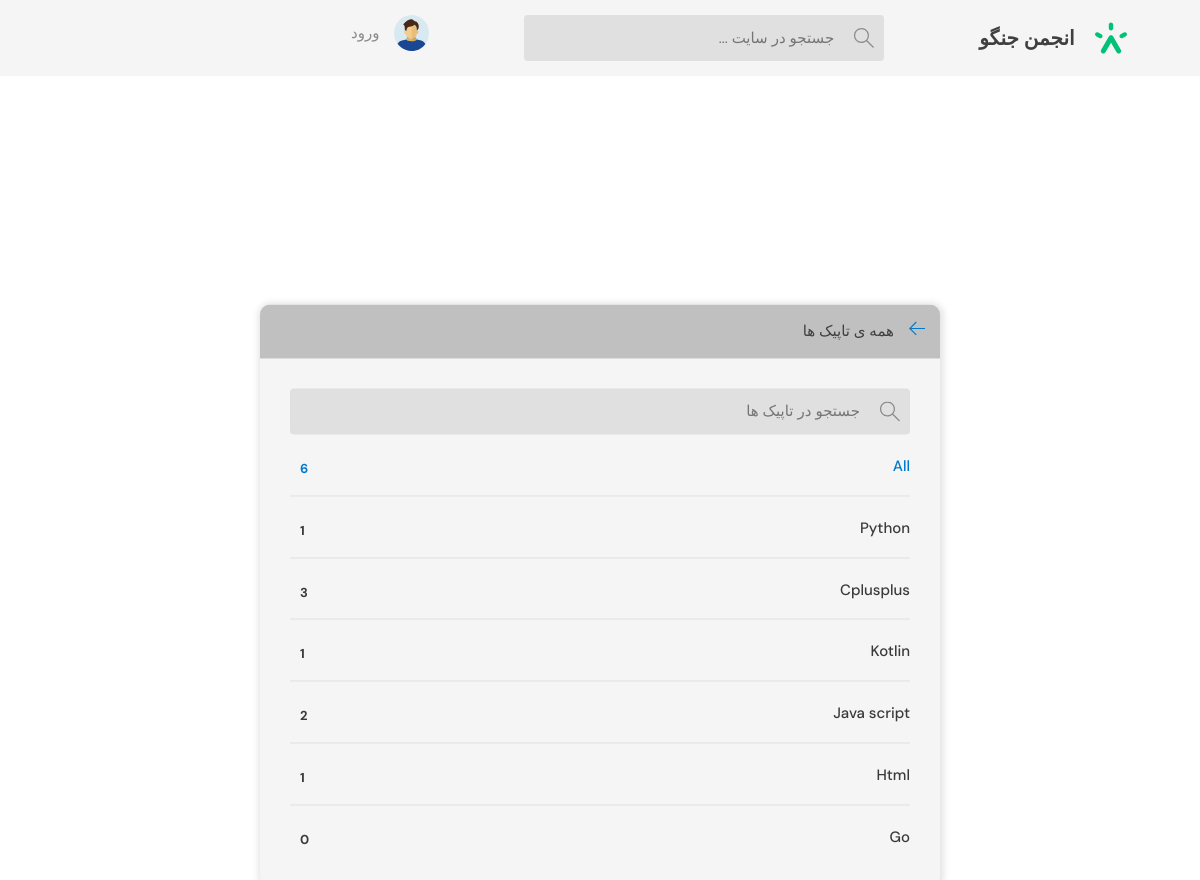
/topics/, run on an earlier commit of the app's database.
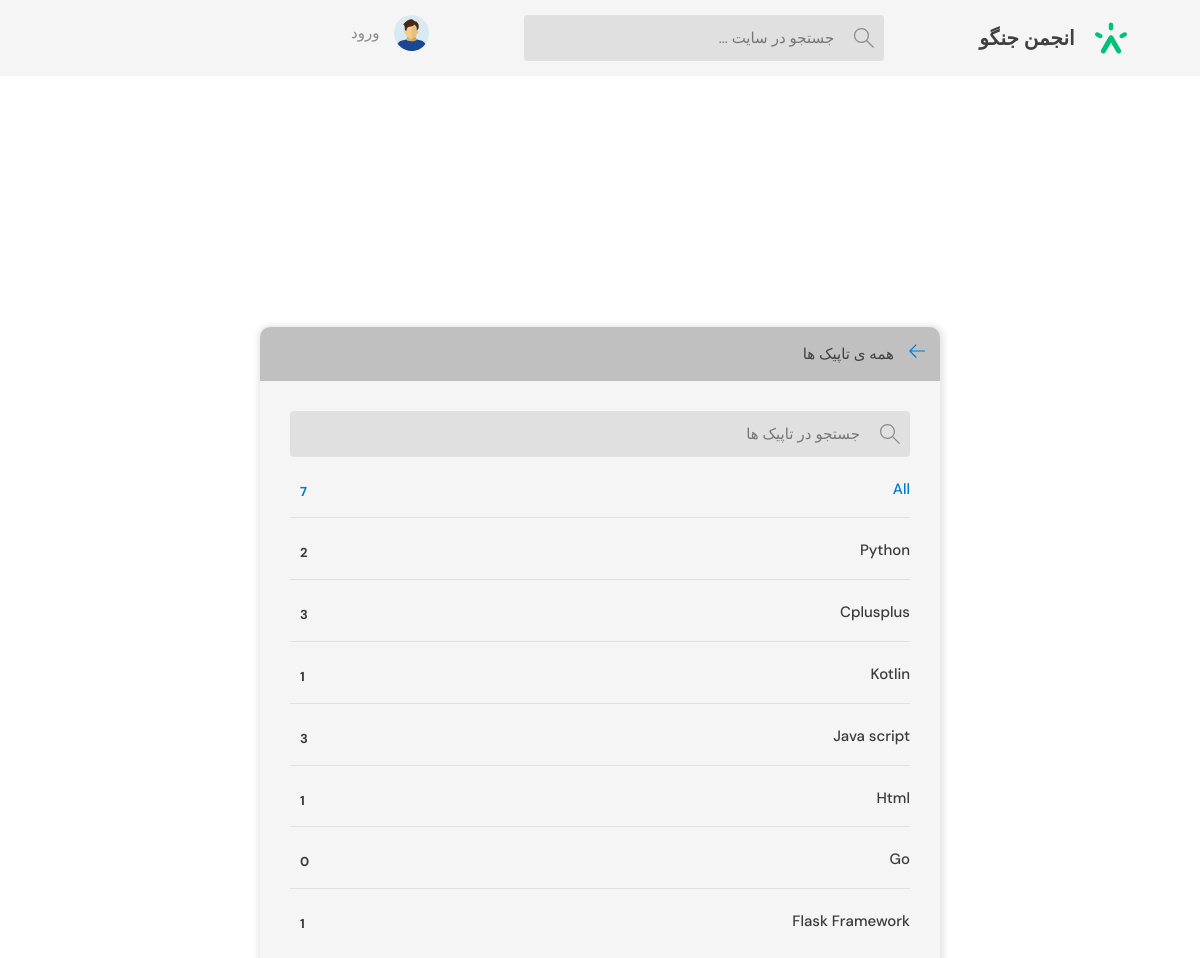
And on a later commit of the database.
### base/models.py (models this page shows, shortened)
class Topic (models.Model):
    name = models.CharField(max_length=200)

### base/views.py (the view)
# urls.py: path('topics/', views.topicsPage,name="topics"),
def topicsPage(request):
    q = request.GET.get('q') if request.GET.get('q') != None else ''
    topics = Topic.objects.filter(name__icontains= q )
    context = {'topics':topics}
    return render(request, 'base/topics.html',context)

### base/templates/base/topics.html (shortened to what this page needs)
{% extends 'main.html' %} {% block content %}
<main class="create-room layout">
  <div class="container">
    <div class="layout__box">
      <div class="layout__boxHeader">
        <div class="layout__boxTitle">
          <a href="index.html">
            <svg
              version="1.1"
              xmlns="http://www.w3.org/2000/svg"
              width="32"
              height="32"
              viewBox="0 0 32 32"
            >
              <title>arrow-left</title>
              <path
                d="M13.723 2.286l-13.723 13.714 13.719 13.714 1.616-1.611-10.96-10.96h27.625v-2.286h-27.625l10.965-10.965-1.616-1.607z"
              ></path>
            </svg>
          </a>
          <h3>همه ی تاپیک ها </h3>
        </div>
      </div>
      <div class="topics-page layout__body">
        <form method="GET" action="" class="header__search">
          <label>
            <input name="q" placeholder="جستجو در تاپیک ها " />
          </label>
        </form>
        <ul class="topics__list">
          <li>
            <a href="{% url 'topics' %}?q=" class="active">All <span>{{topics.count}}</span></a>
          </li>
          {% for topic in topics %}
          <li>
            <a href="{% url 'home' %}?q={{topic.name}}">{{topic.name}} <span>{{topic.room_set.all.count}}</span></a>
          </li>
          {% endfor %}
        </ul>
      </div>
    </div>
  </div>
</main>
{% endblock content %}

What changed in the data, as far as the page shows it:
computed for Topic "Python": room_set.all.count "1" → "2"
computed for Topic "Java script": room_set.all.count "2" → "3"
added Topic: name "Flask Framework", room_set.all.count "1"
Also different on the page:
{{ topics.count }}: "6" → "7"
